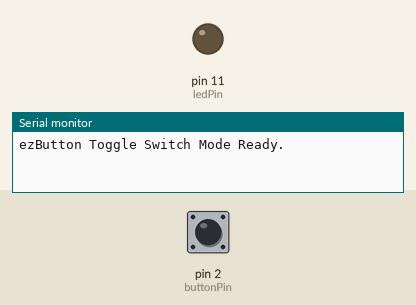
Recording of a sketch running on a simulated Arduino Uno, built with avr-gcc and run on an emulated ATmega328P. Shown: output pins drawn as LEDs (lit = HIGH), the last lines printed to the serial monitor. The test bench sets the inputs (shaded band); at power-on: pin 2 (buttonPin) HIGH.

Above: at 1.2 s.
1.3 s: pin 2 (buttonPin) pulled LOW for 0.15 s
At 2.5 s:
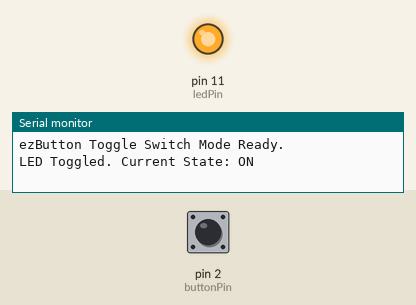
2.9 s: pin 2 (buttonPin) pulled LOW for 1 s
At 3.9 s:
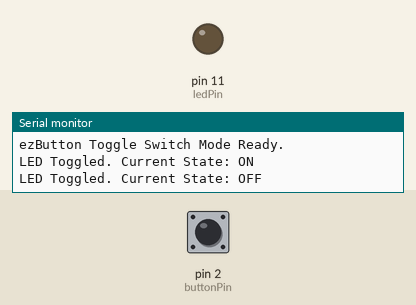
5.4 s: pin 2 (buttonPin) pulled LOW for 3.2 s
At 5.8 s:
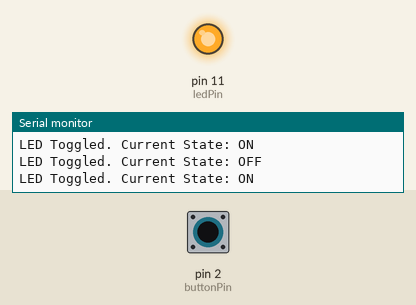
Timing chart, 0 to 8.4 s (numbered marks = the images above; inputs shaded):
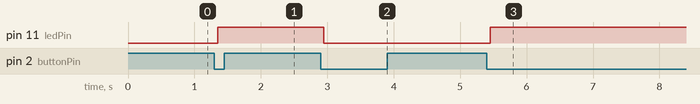

The sketch:

q4.ino
```cpp
#include <ezButton.h>

// 定义引脚
const int buttonPin = 2; // 开关引脚
const int ledPin = 11;   // LED 引脚

// 初始化 ezButton 对象。
// 默认情况下，ezButton 使用内部上拉电阻 (INPUT_PULLUP) 模式。
ezButton button(buttonPin);

// 状态变量
int ledState = LOW; // 锁存 LED 的当前状态 (LOW=灭, HIGH=亮)

void setup() {
  // 设置 LED 引脚为输出模式
  pinMode(ledPin, OUTPUT);

  // 设置 ezButton 的防抖时间（可选，默认是 50ms）
  // 如果您觉得按键响应不好，可以适当调整这个值。
  button.setDebounceTime(50); // 设置 50 毫秒的防抖时间

  // 确保 LED 初始状态是灭的
  digitalWrite(ledPin, ledState);

  Serial.begin(9600);
  Serial.println("ezButton Toggle Switch Mode Ready.");
}

void loop() {
  // 1. 关键修改：将 button.read() 改为 button.loop()
  button.loop();

  // 2. 边沿检测：isPressed() 仅在检测到一次“按下”事件时返回 true
  if (button.isPressed()) {
    // 按下事件被触发，反转 LED 状态

    // 切换 LED 状态
    if (ledState == LOW) {
      ledState = HIGH; // 灭 -> 亮
    } else {
      ledState = LOW;  // 亮 -> 灭
    }

    // 更新 LED 输出
    digitalWrite(ledPin, ledState);

    Serial.print("LED Toggled. Current State: ");
    Serial.println(ledState == HIGH ? "ON" : "OFF");
  }
}
```

Measured:
- after the input at 1.3 s, pin 11 (ledPin): LOW → HIGH after 0.05 s
- after the input at 2.9 s, pin 11 (ledPin): HIGH → LOW after 0.05 s
- after the input at 5.4 s, pin 11 (ledPin): LOW → HIGH after 0.05 s
